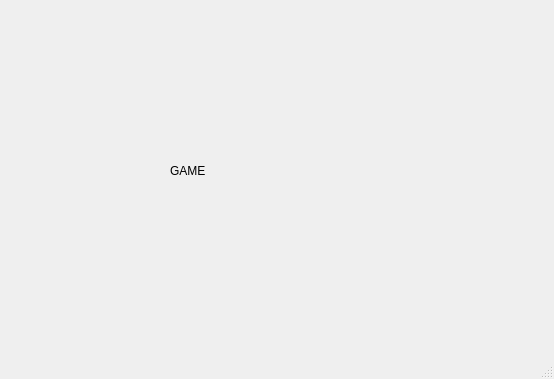
<?xml version="1.0" encoding="UTF-8"?>
<ui version="4.0">
 <class>MainWindow</class>
 <widget class="QMainWindow" name="MainWindow">
  <property name="geometry">
   <rect>
    <x>0</x>
    <y>0</y>
    <width>554</width>
    <height>379</height>
   </rect>
  </property>
  <property name="windowTitle">
   <string>MainWindow</string>
  </property>
  <widget class="QWidget" name="centralwidget">
   <widget class="QLabel" name="label">
    <property name="geometry">
     <rect>
      <x>170</x>
      <y>120</y>
      <width>171</width>
      <height>101</height>
     </rect>
    </property>
    <property name="text">
     <string>GAME</string>
    </property>
   </widget>
  </widget>
  <widget class="QMenuBar" name="menubar">
   <property name="geometry">
    <rect>
     <x>0</x>
     <y>0</y>
     <width>554</width>
     <height>21</height>
    </rect>
   </property>
  </widget>
  <widget class="QStatusBar" name="statusbar"/>
 </widget>
 <resources/>
 <connections/>
</ui>
